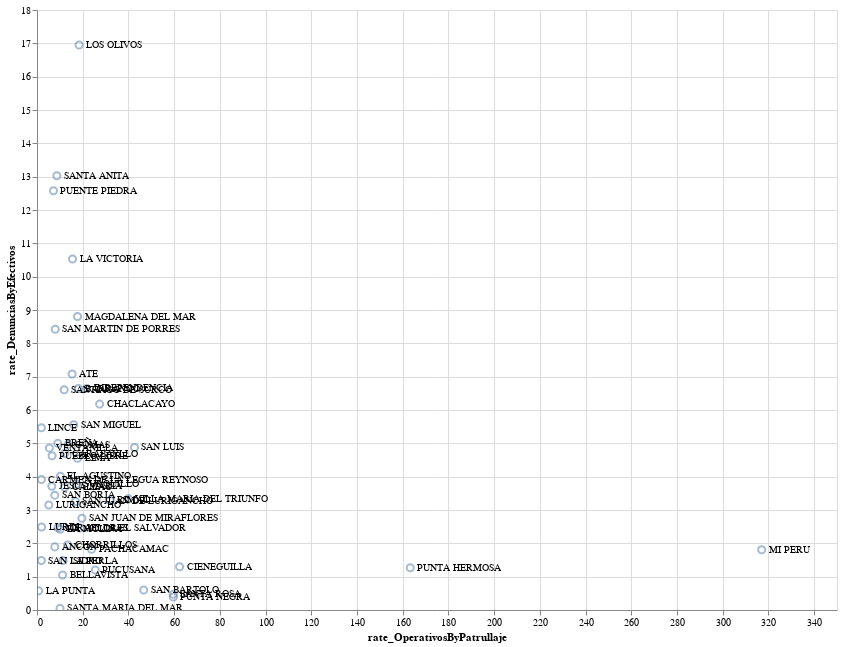

Notebook code cell kept with this figure:
### Code cell
warnings.filterwarnings("ignore")

# Creación del gráfico de puntos con tamaño y transparencia ajustados
points = alt.Chart(pnp).mark_point(size=50, opacity=0.5).encode(
    x='rate_OperativosByPatrullaje:Q',
    y='rate_DenunciasByEfectivos:Q'
).properties(
    width=800,    # Ajusta el ancho del gráfico
    height=600    # Ajusta la altura del gráfico
).interactive()  # Habilitar interactividad para el gráfico

# Ajuste del texto para mejor visualización
text = points.mark_text(
    align='left',    # Alineación del texto a la izquierda
    baseline='middle',
    dx=7,            # Distancia horizontal para evitar traslapes con el punto
    fontSize=10,     # Ajuste del tamaño de fuente
).encode(
    text='DISTRITO'
)

points + text

### Figure 1 — Vega-Lite specification as saved in the notebook (floating-point values rounded to 4 significant figures)
{"config": {"view": {"continuousWidth": 300, "continuousHeight": 300}}, "layer": [{"mark": {"type": "point", "opacity": 0.5, "size": 50}, "encoding": {"x": {"field": "rate_OperativosByPatrullaje", "type": "quantitative"}, "y": {"field": "rate_DenunciasByEfectivos", "type": "quantitative"}}, "name": "view_4"}, {"mark": {"type": "text", "align": "left", "baseline": "middle", "dx": 7, "fontSize": 10}, "encoding": {"text": {"field": "DISTRITO", "type": "nominal"}, "x": {"field": "rate_OperativosByPatrullaje", "type": "quantitative"}, "y": {"field": "rate_DenunciasByEfectivos", "type": "quantitative"}}}], "data": {"name": "data-aec69d207ce3e9079658ec7ce72a71ee"}, "height": 600, "params": [{"name": "param_5", "select": {"type": "interval", "encodings": ["x", "y"]}, "bind": "scales", "views": ["view_4"]}], "width": 800, "$schema": "https://vega.github.io/schema/vega-lite/v5.8.0.json", "datasets": {"data-aec69d207ce3e9079658ec7ce72a71ee": [{"DISTRITO": "ANCON", "EFECTIVOS": 160, "PATRULLAJE": 74, "PROGRAMAS": 53, "OPERATIVOS": 576, "DENUNCIAS": 303, "rate_OperativosByPatrullaje": 7.784, "rate_DenunciasByEfectivos": 1.894}, {"DISTRITO": "ATE", "EFECTIVOS": 736, "PATRULLAJE": 246, "PROGRAMAS": 11959, "OPERATIVOS": 3779, "DENUNCIAS": 5210, "rate_OperativosByPatrullaje": 15.36, "rate_DenunciasByEfectivos": 7.079}, {"DISTRITO": "BARRANCO", "EFECTIVOS": 264, "PATRULLAJE": 62, "PROGRAMAS": 93, "OPERATIVOS": 1122, "DENUNCIAS": 1754, "rate_OperativosByPatrullaje": 18.1, "rate_DenunciasByEfectivos": 6.644}, {"DISTRITO": "BELLAVISTA", "EFECTIVOS": 315, "PATRULLAJE": 125, "PROGRAMAS": 216, "OPERATIVOS": 1399, "DENUNCIAS": 330, "rate_OperativosByPatrullaje": 11.19, "rate_DenunciasByEfectivos": 1.048}, {"DISTRITO": "BREÑA", "EFECTIVOS": 432, "PATRULLAJE": 231, "PROGRAMAS": 32, "OPERATIVOS": 2099, "DENUNCIAS": 2159, "rate_OperativosByPatrullaje": 9.087, "rate_DenunciasByEfectivos": 4.998}, {"DISTRITO": "CALLAO", "EFECTIVOS": 1892, "PATRULLAJE": 884, "PROGRAMAS": 282, "OPERATIVOS": 10735, "DENUNCIAS": 6962, "rate_OperativosByPatrullaje": 12.14, "rate_DenunciasByEfectivos": 3.68}, {"DISTRITO": "CARABAYLLO", "EFECTIVOS": 538, "PATRULLAJE": 221, "PROGRAMAS": 819, "OPERATIVOS": 2686, "DENUNCIAS": 2525, "rate_OperativosByPatrullaje": 12.15, "rate_DenunciasByEfectivos": 4.693}, {"DISTRITO": "CARMEN DE LA LEGUA REYNOSO", "EFECTIVOS": 151, "PATRULLAJE": 82, "PROGRAMAS": 3, "OPERATIVOS": 159, "DENUNCIAS": 591, "rate_OperativosByPatrullaje": 1.939, "rate_DenunciasByEfectivos": 3.914}, {"DISTRITO": "CHACLACAYO", "EFECTIVOS": 136, "PATRULLAJE": 34, "PROGRAMAS": 50, "OPERATIVOS": 931, "DENUNCIAS": 840, "rate_OperativosByPatrullaje": 27.38, "rate_DenunciasByEfectivos": 6.176}, {"DISTRITO": "CHORRILLOS", "EFECTIVOS": 794, "PATRULLAJE": 291, "PROGRAMAS": 211, "OPERATIVOS": 3893, "DENUNCIAS": 1548, "rate_OperativosByPatrullaje": 13.38, "rate_DenunciasByEfectivos": 1.95}, {"DISTRITO": "CIENEGUILLA", "EFECTIVOS": 134, "PATRULLAJE": 54, "PROGRAMAS": 78, "OPERATIVOS": 3368, "DENUNCIAS": 174, "rate_OperativosByPatrullaje": 62.37, "rate_DenunciasByEfectivos": 1.299}, {"DISTRITO": "COMAS", "EFECTIVOS": 934, "PATRULLAJE": 389, "PROGRAMAS": 275, "OPERATIVOS": 5264, "DENUNCIAS": 4634, "rate_OperativosByPatrullaje": 13.53, "rate_DenunciasByEfectivos": 4.961}, {"DISTRITO": "EL AGUSTINO", "EFECTIVOS": 707, "PATRULLAJE": 284, "PROGRAMAS": 167, "OPERATIVOS": 2907, "DENUNCIAS": 2837, "rate_OperativosByPatrullaje": 10.24, "rate_DenunciasByEfectivos": 4.013}, {"DISTRITO": "INDEPENDENCIA", "EFECTIVOS": 540, "PATRULLAJE": 217, "PROGRAMAS": 167, "OPERATIVOS": 4713, "DENUNCIAS": 3589, "rate_OperativosByPatrullaje": 21.72, "rate_DenunciasByEfectivos": 6.646}, {"DISTRITO": "JESUS MARIA", "EFECTIVOS": 190, "PATRULLAJE": 68, "PROGRAMAS": 17, "OPERATIVOS": 440, "DENUNCIAS": 705, "rate_OperativosByPatrullaje": 6.471, "rate_DenunciasByEfectivos": 3.711}, {"DISTRITO": "LA MOLINA", "EFECTIVOS": 385, "PATRULLAJE": 163, "PROGRAMAS": 254, "OPERATIVOS": 1653, "DENUNCIAS": 933, "rate_OperativosByPatrullaje": 10.14, "rate_DenunciasByEfectivos": 2.423}, {"DISTRITO": "LA PERLA", "EFECTIVOS": 166, "PATRULLAJE": 94, "PROGRAMAS": 12, "OPERATIVOS": 1069, "DENUNCIAS": 246, "rate_OperativosByPatrullaje": 11.37, "rate_DenunciasByEfectivos": 1.482}, {"DISTRITO": "LA PUNTA", "EFECTIVOS": 188, "PATRULLAJE": 52, "PROGRAMAS": 5, "OPERATIVOS": 37, "DENUNCIAS": 108, "rate_OperativosByPatrullaje": 0.7115, "rate_DenunciasByEfectivos": 0.5745}, {"DISTRITO": "LA VICTORIA", "EFECTIVOS": 675, "PATRULLAJE": 314, "PROGRAMAS": 123, "OPERATIVOS": 4878, "DENUNCIAS": 7108, "rate_OperativosByPatrullaje": 15.54, "rate_DenunciasByEfectivos": 10.53}, {"DISTRITO": "LIMA", "EFECTIVOS": 1779, "PATRULLAJE": 595, "PROGRAMAS": 386, "OPERATIVOS": 10560, "DENUNCIAS": 8101, "rate_OperativosByPatrullaje": 17.75, "rate_DenunciasByEfectivos": 4.554}, {"DISTRITO": "LINCE", "EFECTIVOS": 189, "PATRULLAJE": 125, "PROGRAMAS": 57, "OPERATIVOS": 239, "DENUNCIAS": 1033, "rate_OperativosByPatrullaje": 1.912, "rate_DenunciasByEfectivos": 5.466}, {"DISTRITO": "LOS OLIVOS", "EFECTIVOS": 890, "PATRULLAJE": 299, "PROGRAMAS": 111, "OPERATIVOS": 5505, "DENUNCIAS": 15087, "rate_OperativosByPatrullaje": 18.41, "rate_DenunciasByEfectivos": 16.95}, {"DISTRITO": "LURIGANCHO", "EFECTIVOS": 402, "PATRULLAJE": 123, "PROGRAMAS": 171, "OPERATIVOS": 636, "DENUNCIAS": 1267, "rate_OperativosByPatrullaje": 5.171, "rate_DenunciasByEfectivos": 3.152}, {"DISTRITO": "LURIN", "EFECTIVOS": 141, "PATRULLAJE": 49, "PROGRAMAS": 156, "OPERATIVOS": 98, "DENUNCIAS": 351, "rate_OperativosByPatrullaje": 2.0, "rate_DenunciasByEfectivos": 2.489}, {"DISTRITO": "MAGDALENA DEL MAR", "EFECTIVOS": 168, "PATRULLAJE": 59, "PROGRAMAS": 95, "OPERATIVOS": 1046, "DENUNCIAS": 1479, "rate_OperativosByPatrullaje": 17.73, "rate_DenunciasByEfectivos": 8.804}, {"DISTRITO": "MI PERU", "EFECTIVOS": 156, "PATRULLAJE": 40, "PROGRAMAS": 20, "OPERATIVOS": 12682, "DENUNCIAS": 282, "rate_OperativosByPatrullaje": 317.1, "rate_DenunciasByEfectivos": 1.808}, {"DISTRITO": "MIRAFLORES", "EFECTIVOS": 324, "PATRULLAJE": 187, "PROGRAMAS": 597, "OPERATIVOS": 1717, "DENUNCIAS": 800, "rate_OperativosByPatrullaje": 9.182, "rate_DenunciasByEfectivos": 2.469}, {"DISTRITO": "PACHACAMAC", "EFECTIVOS": 239, "PATRULLAJE": 143, "PROGRAMAS": 83, "OPERATIVOS": 3410, "DENUNCIAS": 435, "rate_OperativosByPatrullaje": 23.85, "rate_DenunciasByEfectivos": 1.82}, {"DISTRITO": "PUCUSANA", "EFECTIVOS": 70, "PATRULLAJE": 32, "PROGRAMAS": 76, "OPERATIVOS": 816, "DENUNCIAS": 84, "rate_OperativosByPatrullaje": 25.5, "rate_DenunciasByEfectivos": 1.2}, {"DISTRITO": "PUEBLO LIBRE", "EFECTIVOS": 174, "PATRULLAJE": 57, "PROGRAMAS": 77, "OPERATIVOS": 377, "DENUNCIAS": 805, "rate_OperativosByPatrullaje": 6.614, "rate_DenunciasByEfectivos": 4.626}, {"DISTRITO": "PUENTE PIEDRA", "EFECTIVOS": 652, "PATRULLAJE": 254, "PROGRAMAS": 254, "OPERATIVOS": 1831, "DENUNCIAS": 8202, "rate_OperativosByPatrullaje": 7.209, "rate_DenunciasByEfectivos": 12.58}, {"DISTRITO": "PUNTA HERMOSA", "EFECTIVOS": 112, "PATRULLAJE": 20, "PROGRAMAS": 16, "OPERATIVOS": 3266, "DENUNCIAS": 142, "rate_OperativosByPatrullaje": 163.3, "rate_DenunciasByEfectivos": 1.268}, {"DISTRITO": "PUNTA NEGRA", "EFECTIVOS": 85, "PATRULLAJE": 32, "PROGRAMAS": 6, "OPERATIVOS": 1909, "DENUNCIAS": 33, "rate_OperativosByPatrullaje": 59.66, "rate_DenunciasByEfectivos": 0.3882}, {"DISTRITO": "RIMAC", "EFECTIVOS": 835, "PATRULLAJE": 271, "PROGRAMAS": 383, "OPERATIVOS": 8654, "DENUNCIAS": 2747, "rate_OperativosByPatrullaje": 31.93, "rate_DenunciasByEfectivos": 3.29}, {"DISTRITO": "SAN BARTOLO", "EFECTIVOS": 140, "PATRULLAJE": 86, "PROGRAMAS": 17, "OPERATIVOS": 4016, "DENUNCIAS": 84, "rate_OperativosByPatrullaje": 46.7, "rate_DenunciasByEfectivos": 0.6}, {"DISTRITO": "SAN BORJA", "EFECTIVOS": 337, "PATRULLAJE": 130, "PROGRAMAS": 300, "OPERATIVOS": 1012, "DENUNCIAS": 1161, "rate_OperativosByPatrullaje": 7.785, "rate_DenunciasByEfectivos": 3.445}, {"DISTRITO": "SAN ISIDRO", "EFECTIVOS": 370, "PATRULLAJE": 213, "PROGRAMAS": 232, "OPERATIVOS": 410, "DENUNCIAS": 549, "rate_OperativosByPatrullaje": 1.925, "rate_DenunciasByEfectivos": 1.484}, {"DISTRITO": "SAN JUAN DE LURIGANCHO", "EFECTIVOS": 2788, "PATRULLAJE": 1013, "PROGRAMAS": 1254, "OPERATIVOS": 17050, "DENUNCIAS": 9079, "rate_OperativosByPatrullaje": 16.83, "rate_DenunciasByEfectivos": 3.256}, {"DISTRITO": "SAN JUAN DE MIRAFLORES", "EFECTIVOS": 659, "PATRULLAJE": 265, "PROGRAMAS": 255, "OPERATIVOS": 5206, "DENUNCIAS": 1814, "rate_OperativosByPatrullaje": 19.65, "rate_DenunciasByEfectivos": 2.753}, {"DISTRITO": "SAN LUIS", "EFECTIVOS": 291, "PATRULLAJE": 84, "PROGRAMAS": 267, "OPERATIVOS": 3582, "DENUNCIAS": 1419, "rate_OperativosByPatrullaje": 42.64, "rate_DenunciasByEfectivos": 4.876}, {"DISTRITO": "SAN MARTIN DE PORRES", "EFECTIVOS": 711, "PATRULLAJE": 202, "PROGRAMAS": 194, "OPERATIVOS": 1614, "DENUNCIAS": 5987, "rate_OperativosByPatrullaje": 7.99, "rate_DenunciasByEfectivos": 8.421}, {"DISTRITO": "SAN MIGUEL", "EFECTIVOS": 533, "PATRULLAJE": 372, "PROGRAMAS": 235, "OPERATIVOS": 5975, "DENUNCIAS": 2962, "rate_OperativosByPatrullaje": 16.06, "rate_DenunciasByEfectivos": 5.557}, {"DISTRITO": "SANTA ANITA", "EFECTIVOS": 289, "PATRULLAJE": 74, "PROGRAMAS": 122, "OPERATIVOS": 644, "DENUNCIAS": 3765, "rate_OperativosByPatrullaje": 8.703, "rate_DenunciasByEfectivos": 13.03}, {"DISTRITO": "SANTA MARIA DEL MAR", "EFECTIVOS": 60, "PATRULLAJE": 22, "PROGRAMAS": 20, "OPERATIVOS": 222, "DENUNCIAS": 3, "rate_OperativosByPatrullaje": 10.09, "rate_DenunciasByEfectivos": 0.05}, {"DISTRITO": "SANTA ROSA", "EFECTIVOS": 120, "PATRULLAJE": 42, "PROGRAMAS": 110, "OPERATIVOS": 2504, "DENUNCIAS": 57, "rate_OperativosByPatrullaje": 59.62, "rate_DenunciasByEfectivos": 0.475}, {"DISTRITO": "SANTIAGO DE SURCO", "EFECTIVOS": 587, "PATRULLAJE": 269, "PROGRAMAS": 241, "OPERATIVOS": 3199, "DENUNCIAS": 3879, "rate_OperativosByPatrullaje": 11.89, "rate_DenunciasByEfectivos": 6.608}, {"DISTRITO": "SURQUILLO", "EFECTIVOS": 231, "PATRULLAJE": 85, "PROGRAMAS": 34, "OPERATIVOS": 1469, "DENUNCIAS": 874, "rate_OperativosByPatrullaje": 17.28, "rate_DenunciasByEfectivos": 3.784}, {"DISTRITO": "VENTANILLA", "EFECTIVOS": 509, "PATRULLAJE": 198, "PROGRAMAS": 99, "OPERATIVOS": 1068, "DENUNCIAS": 2475, "rate_OperativosByPatrullaje": 5.394, "rate_DenunciasByEfectivos": 4.862}, {"DISTRITO": "VILLA EL SALVADOR", "EFECTIVOS": 436, "PATRULLAJE": 123, "PROGRAMAS": 110, "OPERATIVOS": 2339, "DENUNCIAS": 1072, "rate_OperativosByPatrullaje": 19.02, "rate_DenunciasByEfectivos": 2.459}, {"DISTRITO": "VILLA MARIA DEL TRIUNFO", "EFECTIVOS": 816, "PATRULLAJE": 347, "PROGRAMAS": 448, "OPERATIVOS": 13873, "DENUNCIAS": 2727, "rate_OperativosByPatrullaje": 39.98, "rate_DenunciasByEfectivos": 3.342}]}}
